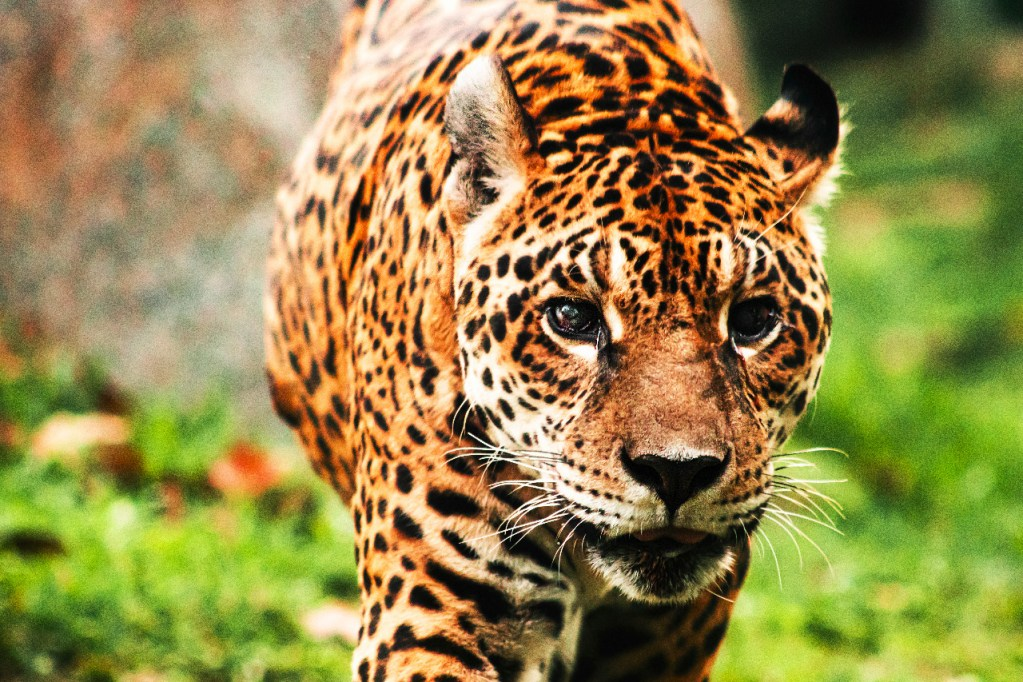
#> input picture estudo-opencv/aula-vc/aula1/imagens/entrada.jpg, 1023 x 682 px, found by its file name
$ python corrgb.py
#> lines starting #> are read from the running program, lines starting #| are printed output that depends on the picture
import cv2
import numpy as np
import matplotlib.pyplot as plt

img = cv2.imread("entrada.jpg")
#> img is the input picture: shape (682, 1023, 3); mean B, G, R 75, 136.1, 149.7
img = cv2.cvtColor(img, cv2.COLOR_BGR2HSV)
#> img: shape (682, 1023, 3); mean H, S, V 27.2, 138, 160.3

#imgr,imgg,imgb = cv2.split(img)
imgr = img[:,:,0]
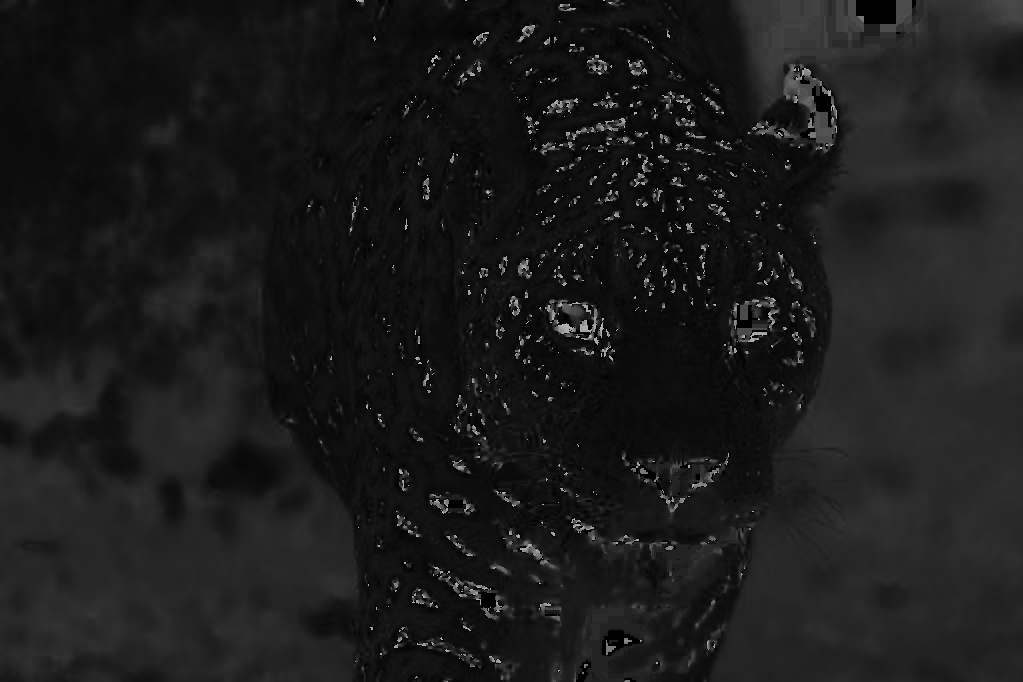
#> imgr: shape (682, 1023); min 0, max 179, mean 27.2
imgg = img[:,:,1]
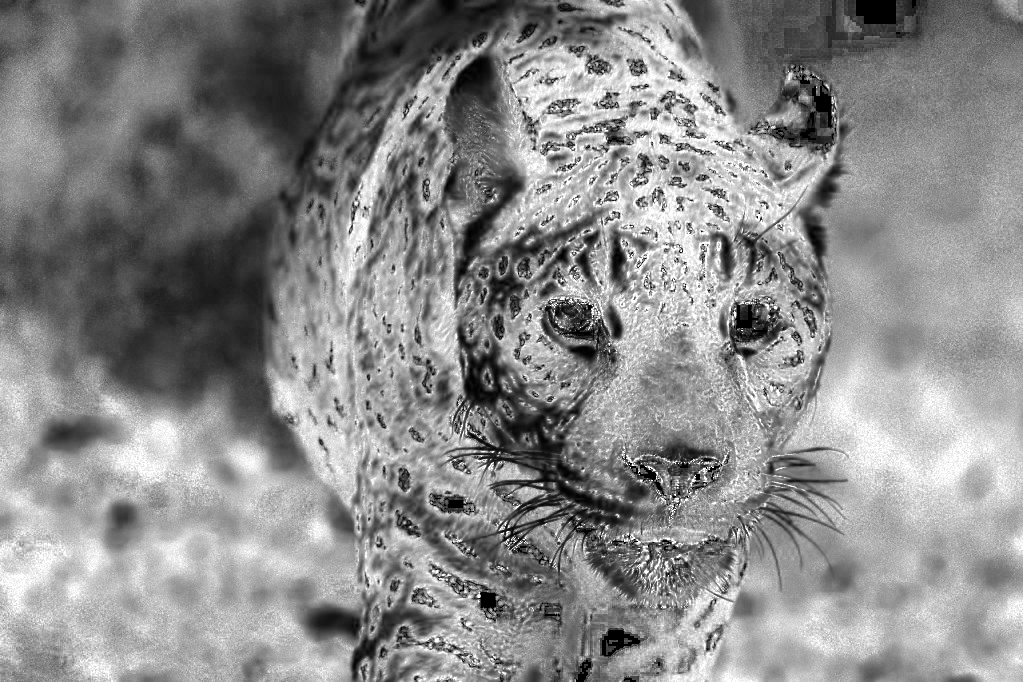
#> imgg: shape (682, 1023); min 0, max 255, mean 138
imgb = img[:,:,2]
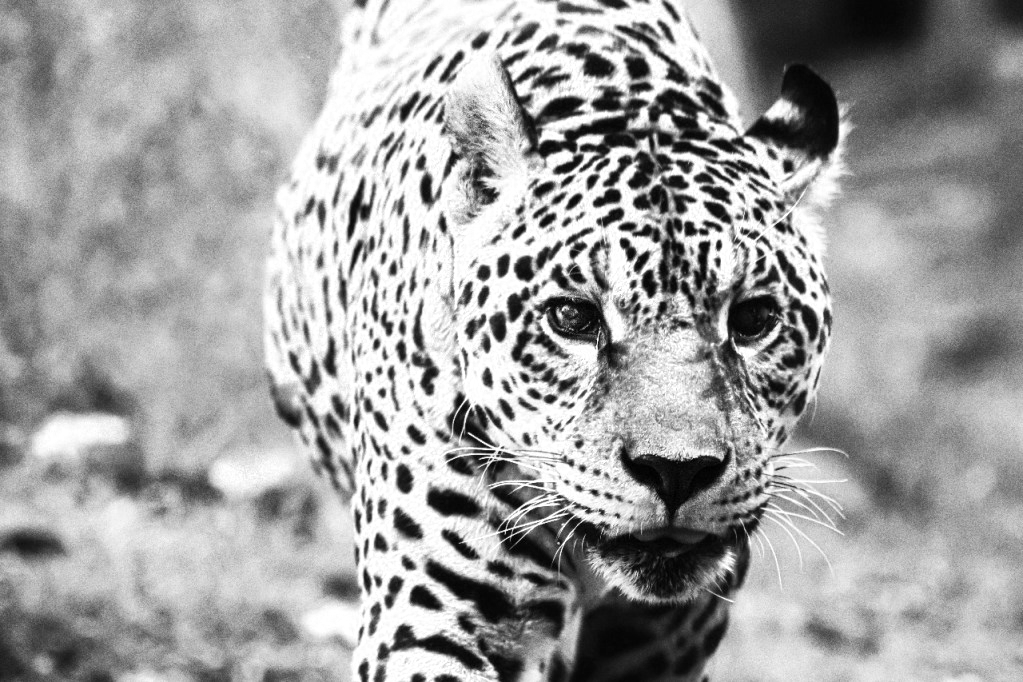
#> imgb: shape (682, 1023); min 0, max 255, mean 160.3

img = cv2.merge([imgr,imgg,imgb])

imagens=[imgr,imgg,imgb]

xvalues = np.arange(255)


plt.subplot(1,3,1),plt.imshow(imagens[0],cmap="gray")
plt.subplot(1,3,2),plt.imshow(imagens[1],cmap="gray")
plt.subplot(1,3,3),plt.imshow(imagens[2],cmap="gray")
plt.show()
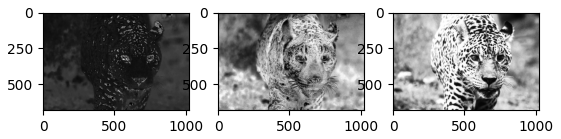
#> figure drawn by matplotlib, 3 panels

$ run again, with estudo-opencv/aula-vc/aula1/imagens/cat.jpg copied over estudo-opencv/aula-vc/aula1/imagens/entrada.jpg
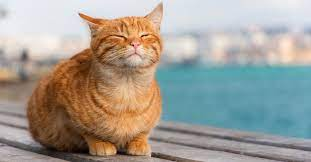
#> input picture estudo-opencv/aula-vc/aula1/imagens/cat.jpg, 311 x 162 px, found by its file name
#> img is the input picture: shape (162, 311, 3); mean B, G, R 149.3, 158.2, 163.1
#> img: shape (162, 311, 3); mean H, S, V 62.6, 75, 179.9
#> `imgb = img[:,:,2]`:
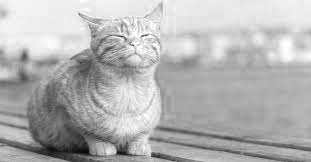
#> imgb: shape (162, 311); min 6, max 255, mean 179.9
#> `plt.show()`:
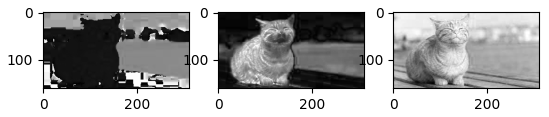
#> figure drawn by matplotlib, 3 panels
